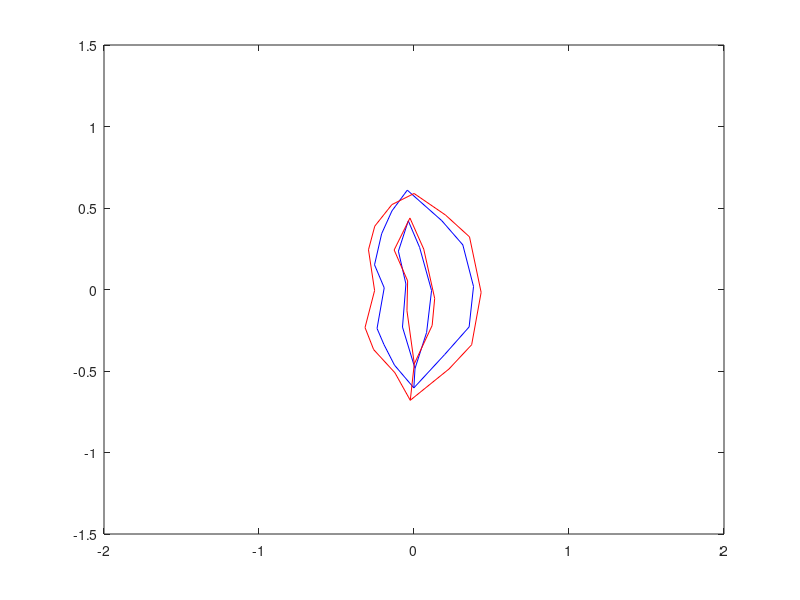

MATLAB code to generate this figure:
% output  
close all
load('Result/3m.mat')
load('65_test_3m.mat')
x=[1:14 1 15:22 15];
y=[23:36 23 15+22:44 15+22];
for i=1:254
plot(pos(i,x),pos(i,y),'b')
hold on 
plot(Output_feature(i,x),Output_feature(i,y),'r')
axis([-2 +2 -1.5 1.5])
pause(0.05)
hold off
end
